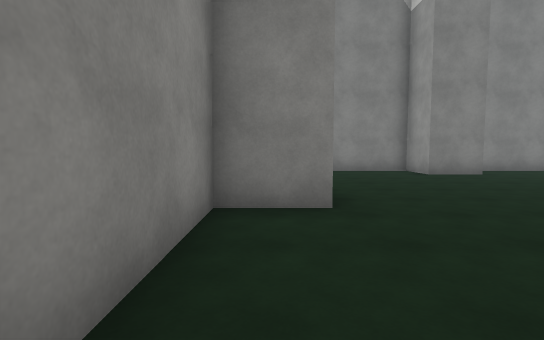
View 1 (above)

22 first-person views from a walk through a scene from a Unity 3-D project. The camera is 1.4 m above the floor, tilts 4° down and sees 85° across. The floor is counted in squares, 2 m on a side. Each view is taken from the middle of a square. On the plan, view 1 faces up. The plan holds only what a view shows up to about 10 squares ahead; the rest is blank. The place goes on beyond the plan. The player is left out. Surface patterns are stand-ins for the level's own textures.

View 2
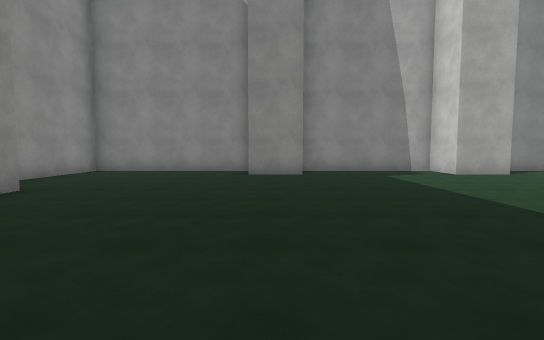

View 3
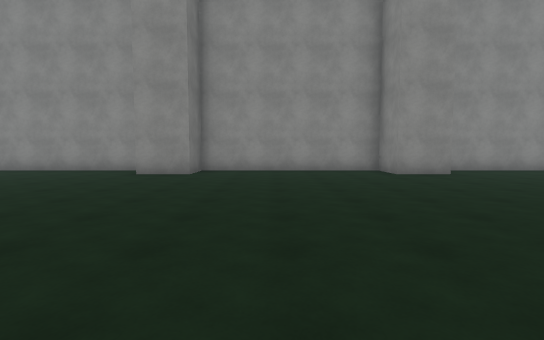

View 4
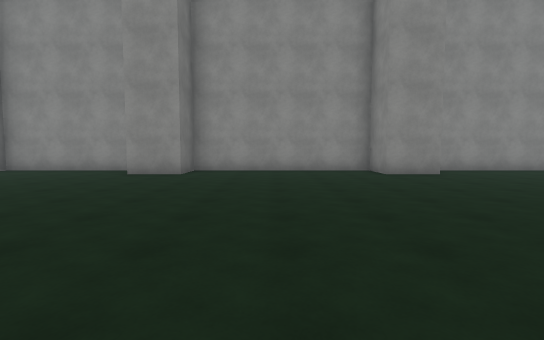

View 5
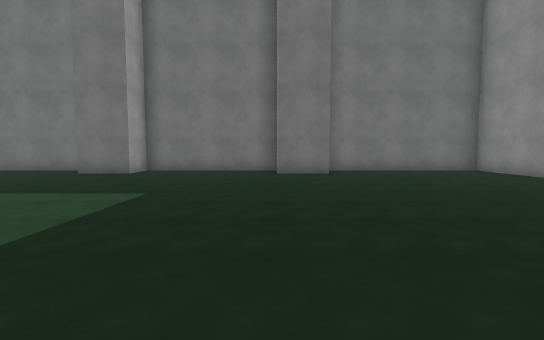

View 6
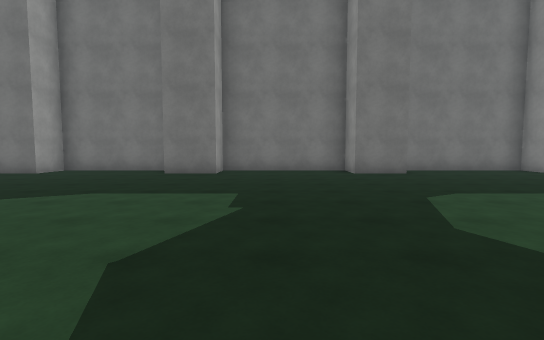

View 7
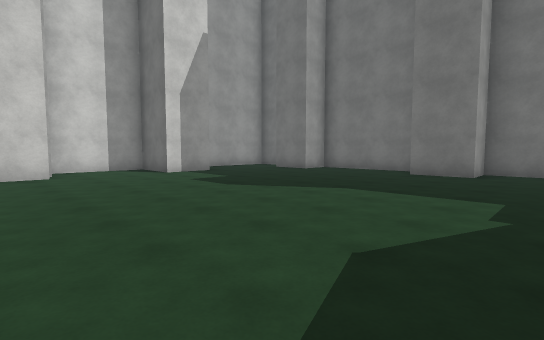

View 8
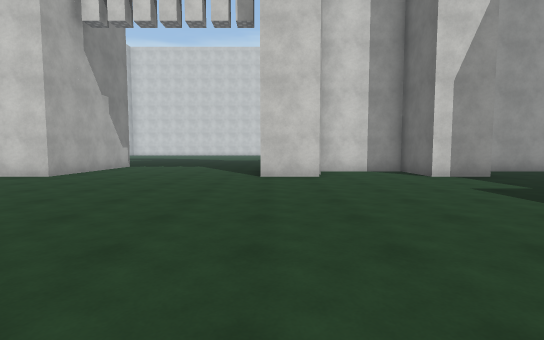

View 9
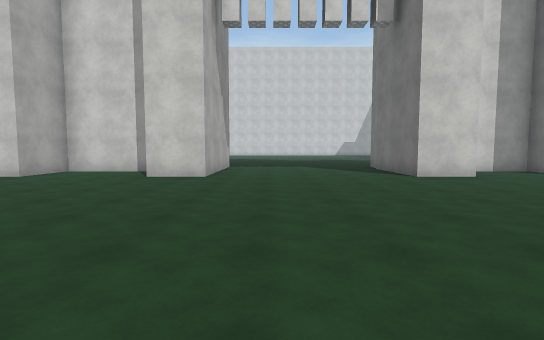

View 10
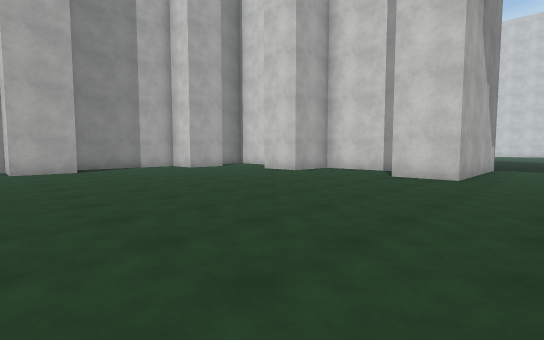

View 11
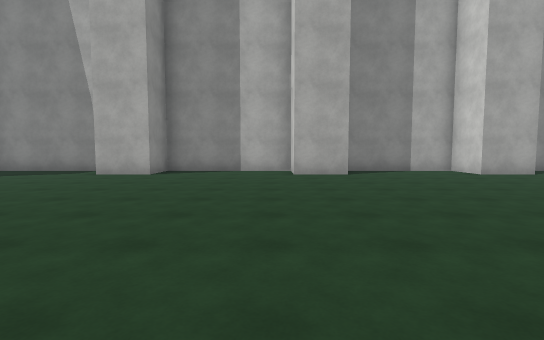

View 12
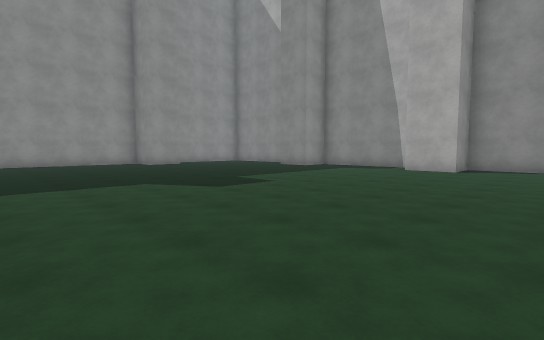

View 13
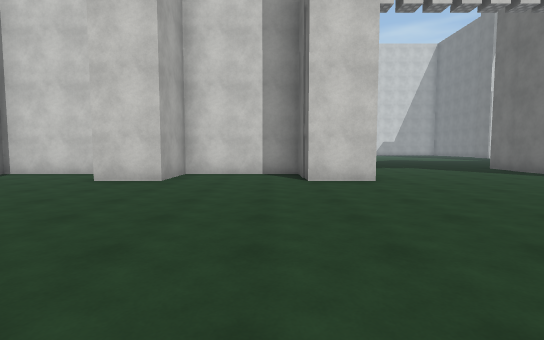

View 14
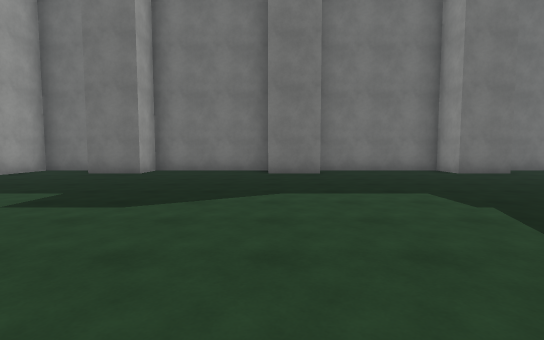

View 15
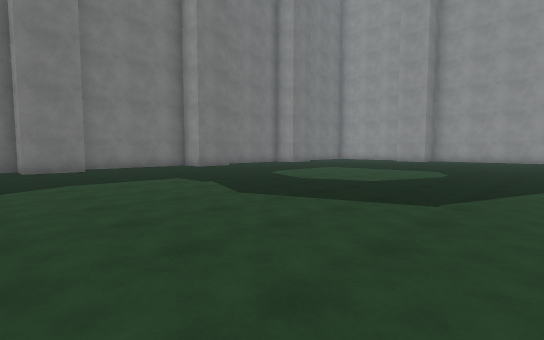

View 16
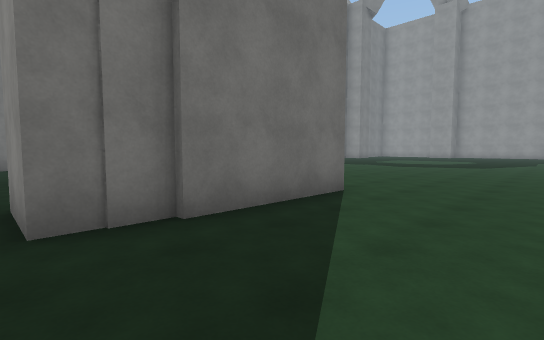

View 17
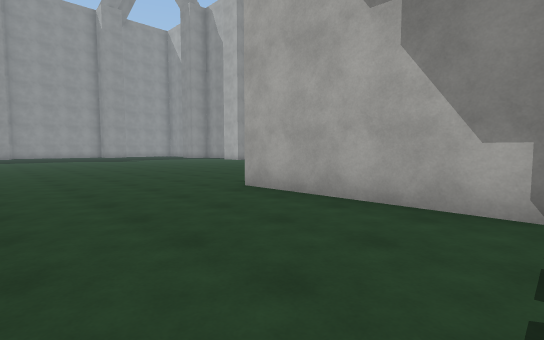

View 18
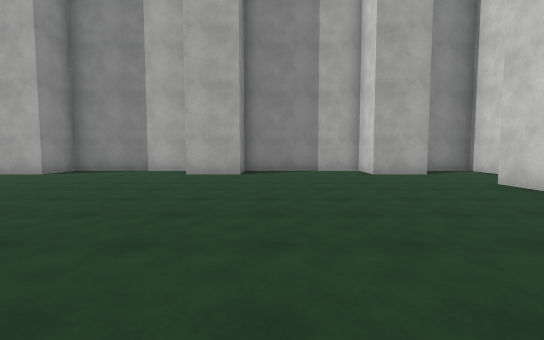

View 19
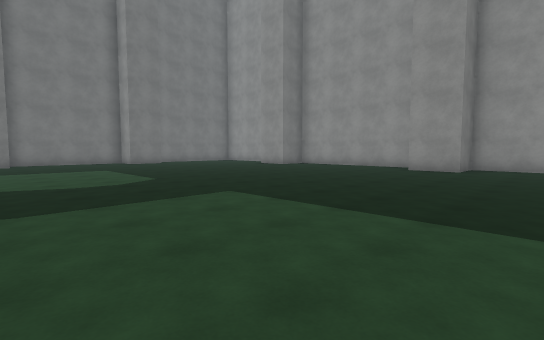

View 20
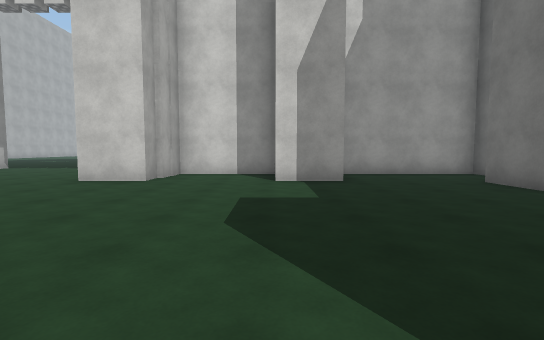

View 21
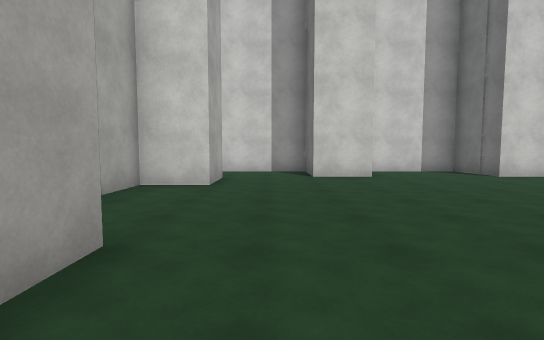

View 22
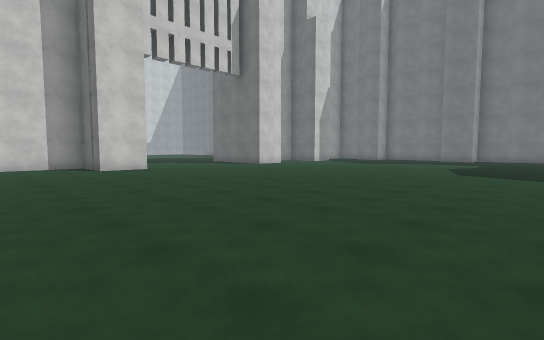

### Floor plan
Points are (right, up) in squares from view 1. A wall is a line through its corners. A room is listed if a view was taken in it or the views show most of it. See-through windows are left out.
Room 1 (views 1, 2, 3, 4, 5, 6, 7, 8, 9, 10, 11, 12, 13, 14, 15, 16, 17, 18, 19, 20, 21, 22)
walls: (23.8, -7.2) (22.5, -7.2) (22.5, -5.7) (26.2, -5.7); (5.9, 8.2) (4.4, 8.2) (4.4, 9.6) (-0.7, 9.6) (-0.7, 5.8); (22.5, -11.6) (22.5, -10.1) (24.4, -10.1) (24.4, -7.4) (23.8, -7.4); (0.7, 5.1) (0.7, 3.5) (-0.7, 3.5) (-0.7, -2.3) (0.7, -2.3) (0.7, -3.8) (-0.7, -3.8) (-0.7, -9.5) (0.7, -9.5) (0.7, -11.1); (25.6, -5.9) (26.7, -5.9) (26.7, -7.5); (4.2, -14.6) (5.8, -14.6) (5.8, -15.7) (10.1, -15.7) (10.1, -14.6) (11.6, -14.6) (11.6, -15.7) (15.6, -15.7) (15.6, -14.6) (17.1, -14.6) (17.1, -15.7) (20.8, -15.7) (20.8, -14.6) (22.4, -14.6); (27, -0.3) (22.5, -0.3) (22.5, 1.2) (24.4, 1.2) (24.4, 4.4) (22.5, 4.4) (22.5, 5.9) (24.4, 5.9) (24.4, 9.6) (23, 9.6); (22.4, 8.2) (20.8, 8.2) (20.8, 9.6) (17.1, 9.6) (17.1, 8.2) (15.6, 8.2) (15.6, 9.6) (11.6, 9.6) (11.6, 8.2) (10.1, 8.2) (10.1, 9.6) (6, 9.6); (-0.7, -11.6) (-0.7, -15.7) (4.1, -15.7); (23, -15.7) (24.4, -15.7) (24.4, -12)
ways out: opening at (27, -8)

Where each view was taken, in squares from view 1:
view 1: 0 up, 0 right, facing up
view 2: 0 up, 5 right, facing up
view 3: 0 up, 9 right, facing left
view 4: 7 down, 9 right, facing left
view 5: 6 down, 6 right, facing down
view 6: 6 down, 14 right, facing down
view 7: 6 down, 14 right, facing down-right
view 8: 6 down, 15 right, facing right
view 9: 2 down, 15 right, facing right
view 10: 2 down, 15 right, facing up-right
view 11: 0 up, 15 right, facing up
view 12: 2 down, 14 right, facing up-left
view 13: 2 up, 16 right, facing right
view 14: 6 down, 17 right, facing down
view 15: 4 down, 18 right, facing down-left
view 16: 3 down, 27 right, facing down-left
view 17: 4 down, 27 right, facing up-left
view 18: 0 up, 18 right, facing up
view 19: 0 up, 11 right, facing down-left
view 20: 10 down, 16 right, facing right
view 21: 7 up, 15 right, facing right
view 22: 4 up, 12 right, facing down-right
